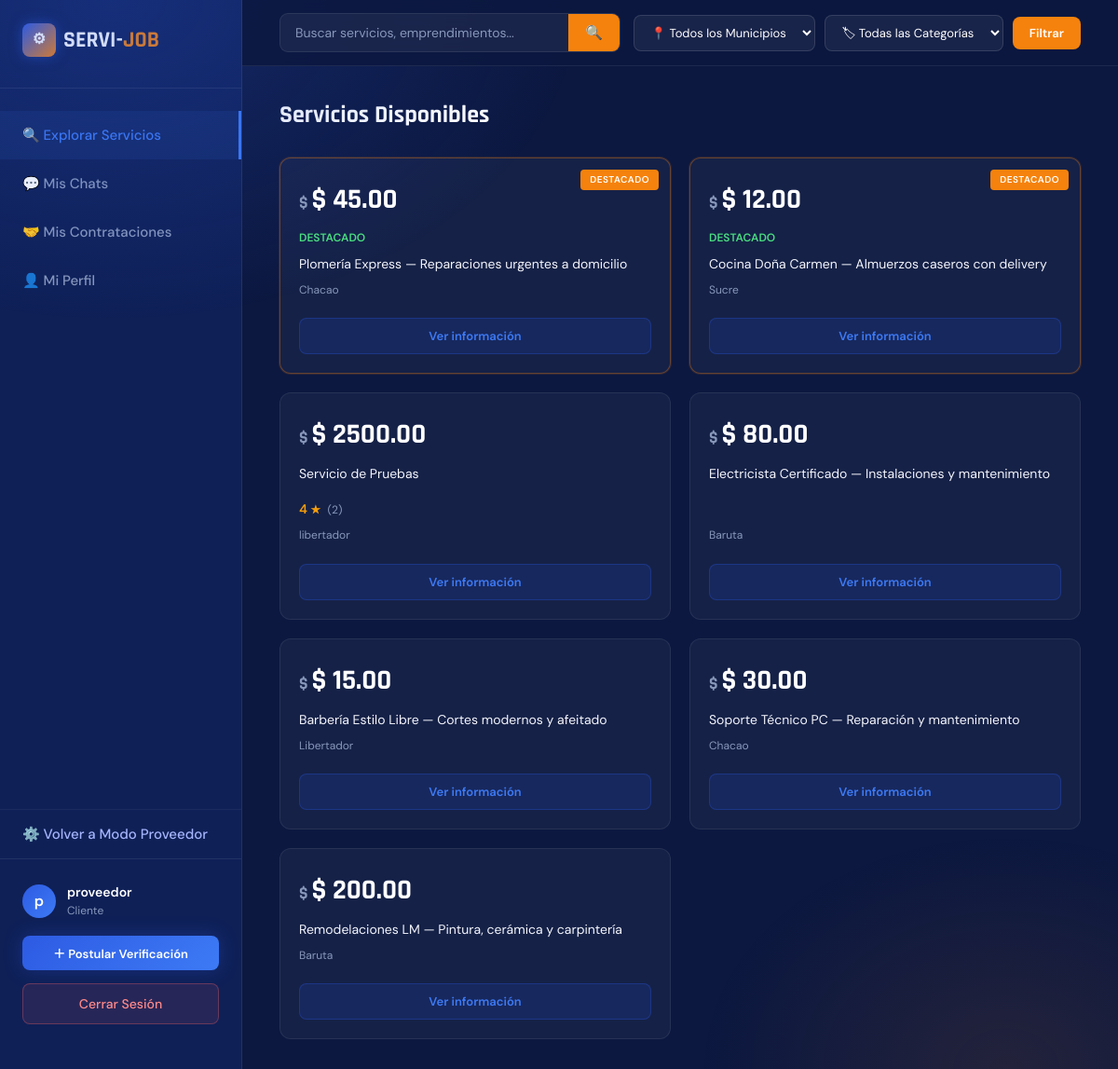
The page /index.php (signed in) on the database its author committed.
### tables this page shows
CREATE TABLE `servicios` (
  `id` int(10) UNSIGNED NOT NULL,
  `titulo` varchar(200) NOT NULL,
  `descripcion` text DEFAULT NULL,
  `imagen` varchar(255) DEFAULT NULL,
  `categoria` varchar(80) NOT NULL DEFAULT '',
  `municipio` varchar(60) NOT NULL DEFAULT '',
  `precio` decimal(10,2) NOT NULL DEFAULT 0.00,
  `usuario_id` int(10) UNSIGNED DEFAULT NULL,
  `es_destacado` tinyint(1) NOT NULL DEFAULT 0,
  `verificado` tinyint(1) NOT NULL DEFAULT 0,
  `created_at` datetime NOT NULL DEFAULT current_timestamp(),
  `updated_at` datetime DEFAULT NULL ON UPDATE current_timestamp(),
  `deleted_at` datetime DEFAULT NULL
);

### index.php (the view, shortened to what this page needs)
<?php
include __DIR__ . '/app/api/get_lists.php';
$municipio_f = $_GET['municipio'] ?? 'todos';
$categoria_f = $_GET['categoria'] ?? 'todas';
$mi_user_name = htmlspecialchars($_SESSION['user_name'] ?? 'Tú');
$tab = $_GET['tab'] ?? 'explorar';
?>
<!DOCTYPE html>
<html lang="es">
<head>
    <link href="public/css/fonts.css" rel="stylesheet">
    <link rel="stylesheet" href="public/css/style_backend.css">
    <link rel="stylesheet" href="public/css/index.css">
</head>
<body>
    <div class="sidebar">
        <a href="index.php" class="logo" style="text-decoration:none;">
            <div style="width:36px; height:36px; background:linear-gradient(135deg, var(--blue-mid), var(--orange)); border-radius:8px; display:flex; align-items:center; justify-content:center; font-size:16px; box-shadow:0 0 14px rgba(45,91,227,0.5); color:white;">⚙</div>
            <span style="color:white;">SERVI-<span style="color:var(--orange);">JOB</span></span>
        </a>
        <a href="?tab=explorar" class="nav-item <?= $tab == 'explorar' ? 'active' : '' ?>">
            🔍 Explorar Servicios
        </a>
        <a href="?tab=chats" class="nav-item <?= $tab == 'chats' ? 'active' : '' ?>">
            💬 Mis Chats
        </a>
        <a href="?tab=contratos" class="nav-item <?= $tab == 'contratos' ? 'active' : '' ?>">
            🤝 Mis Contrataciones
        </a>
        <a href="?tab=perfil" class="nav-item <?= $tab == 'perfil' ? 'active' : '' ?>">
            👤 Mi Perfil
        </a>
        <div style="flex:1"></div>
        <?php if(($_SESSION['user_role'] ?? '') === 'proveedor'): ?>
        <a href="app/pages/proveedor_panel.php" class="nav-item" style="border-top: 1px solid rgba(255,255,255,0.05); color: #a5b4fc;">
            ⚙️ Volver a Modo Proveedor
        </a>
        <?php endif; ?>
        <div class="sidebar-bottom">
            <div class="user-info">
                <div class="user-avatar"><?= substr($mi_user_name, 0, 1) ?></div>
                <div>
                    <div style="font-size: 14px; font-weight: 600;"><?= $mi_user_name ?></div>
                    <div style="font-size: 12px; color: var(--text-muted);">Cliente</div>
                </div>
            </div>
            <button class="btn-primary" style="width:100%; font-size:13px; margin-bottom:14px; padding:9px;" onclick="openModal()">＋ Postular Verificación</button>
            <a href="logout.php" class="btn-logout">Cerrar Sesión</a>
        </div>
    </div>
    <div class="main-content">
        <div id="tab-explorar" class="tab-content <?= $tab == 'explorar' ? 'active' : '' ?>" style="padding:0;">
            <form action="index.php" method="GET" class="explorar-sticky">
                <div class="search-bar" style="flex:1; min-width:200px; max-width:420px;">
                    <input type="text" name="q" value="<?= htmlspecialchars($_GET['q'] ?? '') ?>" placeholder="Buscar servicios, emprendimientos...">
                    <button type="submit">🔍</button>
                </div>
                <div class="filters-inline">
                    <select name="municipio">
                        <option value="todos" <?= ($municipio_f == 'todos' ? 'selected' : '') ?>>📍 Todos los Municipios</option>
                    </select>
                    <select name="categoria">
                        <option value="todas" <?= ($categoria_f == 'todas' ? 'selected' : '') ?>>🏷 Todas las Categorías</option>
                    </select>
                    <button type="submit" class="btn-filter">Filtrar</button>
                </div>
            </form>
            <div style="padding: 32px 40px;">
                <section class="results">
                    <h2>Servicios Disponibles</h2>
                    <div class="grid-services" id="servicesGrid">
                        <?php include __DIR__ . '/app/pages/logic.php'; ?>
                    </div>
                </section>
            </div>
        </div>
    </div>
</body>
</html>

### app/pages/logic.php (shortened to what this page needs)
<?php
include_once __DIR__ . '/../api/get_lists.php';
$page      = isset($_GET['p']) ? (int)$_GET['p'] : 1;
$limit     = 8;
$offset    = ($page - 1) * $limit;
$where_clauses = ["s.deleted_at IS NULL"];
$params = [];
$types  = "";
$where_sql = implode(" AND ", $where_clauses);
$query = "
    SELECT s.*,
           u.nombre   AS prov_nombre,
           u.apellido AS prov_apellido,
           (SELECT AVG(v.puntuacion) FROM valoraciones v JOIN contrataciones c ON c.id = v.contratacion_id WHERE c.servicio_id = s.id) AS avg_rating,
           (SELECT COUNT(v.id)       FROM valoraciones v JOIN contrataciones c ON c.id = v.contratacion_id WHERE c.servicio_id = s.id) AS num_reviews
    FROM servicios s
    LEFT JOIN usuarios u ON u.id = s.usuario_id
    WHERE $where_sql
    ORDER BY s.es_destacado DESC, s.created_at DESC
    LIMIT ? OFFSET ?";
$stmt  = mysqli_prepare($conn, $query);
$params_limit   = $params;
$params_limit[] = $limit;
$params_limit[] = $offset;
$types_limit    = $types . "ii";
mysqli_stmt_bind_param($stmt, $types_limit, ...$params_limit);
mysqli_stmt_execute($stmt);
$resultado = mysqli_stmt_get_result($stmt);
if (mysqli_num_rows($resultado) > 0) {
    while ($s = mysqli_fetch_assoc($resultado)) {
        $claseDestacado   = $s['es_destacado'] ? 'featured' : '';
        $imagen           = !empty($s['imagen']) ? _base_url() . "/uploads/" . htmlspecialchars($s['imagen']) : '';
        $titulo           = htmlspecialchars($s['titulo']);
        $municipio        = htmlspecialchars($s['municipio']);
        $precio           = htmlspecialchars($s['precio']);
        $avg_rating       = $s['avg_rating'] > 0 ? round($s['avg_rating'], 1) : 0;
        $num_reviews      = (int)$s['num_reviews'];
        $proveedor_nombre = trim(($s['prov_nombre'] ?? '') . ' ' . ($s['prov_apellido'] ?? ''));
        $data = htmlspecialchars(json_encode([
            'servicio_id'      => (int)$s['id'],
            'proveedor_id'     => (int)($s['usuario_id'] ?? 0),
            'proveedor_nombre' => $proveedor_nombre,
            'titulo'           => $s['titulo'],
            'descripcion'      => $s['descripcion'] ?? '',
            'municipio'        => $s['municipio'],
            'categoria'        => $s['categoria'] ?? '',
            'precio'           => $s['precio'],
            'imagen'           => $imagen,
            'destacado'        => (bool)$s['es_destacado'],
            'avg_rating'       => $avg_rating,
            'num_reviews'      => $num_reviews,
        ]), ENT_QUOTES);
        $rating_html = "";
        if ($avg_rating > 0) {
            $rating_html = "<div style='color:#f59e0b; font-size:14px; font-weight:700; margin-top:8px;'>
                                $avg_rating <span style='font-size:12px;'>★</span>
                                <span style='color:#8898bb; font-size:12px; font-weight:400; margin-left:4px;'>($num_reviews)</span>
                            </div>";
        }
        echo "
        <div class='card $claseDestacado'>
            <div class='card-content'>
                " . ($imagen ? "<div class='card-img'><img src='$imagen' alt='$titulo'></div>" : "") . "
                <div class='price'>$ $precio</div>
                " . ($s['es_destacado'] ? "<span class='verified-tag'>DESTACADO</span>" : "") . "
                <p>$titulo</p>
                $rating_html
                <div class='location'>$municipio</div>
                <button class='btn-contact' onclick='verServicio($data)'>Ver información</button>
            </div>
        </div>";
    }
} else {
    echo "<div style='grid-column:1/-1; text-align:center; padding:40px; color:#8898bb;'>
              No se encontraron servicios con estos filtros.
          </div>";
}
?>

### public/css/style_backend.css (style rules this page uses)
:root { --navy: #0f2057; --blue: #1a3a8f; --blue-mid: #2d5be3; --blue-light: #3d7af5; --orange: #f5820d; --orange-dark: #d96a00; --orange-glow: rgba(245,130,13,0.25); --white: #ffffff; --off-white: #f4f6fc; --bg-page: #0c1840; --text-muted: #0888888; --card-bg: rgba(255,255,255,0.04); --border: rgba(255,255,255,0.08); --shadow-md: 0 8px 30px rgba(0,0,0,0.4); --radius: 12px; --transition: all 0.25s cubic-bezier(0.4,0,0.2,1); }
* { margin: 0; padding: 0; box-sizing: border-box; }
body { font-family: 'DM Sans', sans-serif; background: var(--bg-page); color: var(--white); min-height: 100vh; line-height: 1.6; }
body::before { content: ''; position: fixed; inset: 0; pointer-events: none; z-index: 0; background: radial-gradient(ellipse 70% 50% at 10% 0%, rgba(45,91,227,0.25) 0%, transparent 60%), radial-gradient(ellipse 50% 40% at 90% 100%, rgba(245,130,13,0.1) 0%, transparent 55%); }
.logo { display: flex; align-items: center; gap: 10px; text-decoration: none; flex-shrink: 0; }
.search-bar { flex: 1; max-width: 540px; display: flex; align-items: center; background: rgba(255,255,255,0.06); border: 1px solid var(--border); border-radius: 9px; overflow: hidden; transition: var(--transition); }
.search-bar input { flex: 1; background: transparent; border: none; outline: none; padding: 11px 16px; color: var(--white); font-size: 14px; font-family: 'DM Sans', sans-serif; }
.search-bar input::placeholder { color: var(--text-muted); }
.search-bar button { background: var(--orange); border: none; cursor: pointer; padding: 11px 18px; font-size: 15px; transition: background 0.2s; }
.btn-logout { padding: 9px 18px; border-radius: 8px; border: 1px solid var(--border); color: var(--text-muted); font-size: 13px; font-weight: 500; cursor: pointer; transition: var(--transition); text-decoration: none; }
.results h2 { font-family: 'Rajdhani', sans-serif; font-size: 26px; font-weight: 700; margin-bottom: 24px; }
.grid-services { display: grid; grid-template-columns: repeat(auto-fill, minmax(280px, 1fr)); gap: 20px; }
.card { background: var(--card-bg); border: 1px solid var(--border); border-radius: var(--radius); overflow: hidden; transition: var(--transition); cursor: pointer; position: relative; display: flex; flex-direction: column; }
.card.featured { border-color: rgba(245,130,13,0.35); box-shadow: 0 0 0 1px rgba(245,130,13,0.15); }
.card.featured::after { content: 'DESTACADO'; position: absolute; top: 12px; right: 12px; background: var(--orange); color: white; padding: 3px 10px; border-radius: 4px; font-size: 10px; font-weight: 700; letter-spacing: 0.5px; }
.card-content { padding: 20px; flex: 1; display: flex; flex-direction: column; gap: 8px; }
.price { font-family: 'Rajdhani', sans-serif; font-size: 30px; font-weight: 700; color: var(--white); }
.price::before { content: '$ '; font-size: 18px; color: var(--text-muted); }
.verified-tag { color: #4ade80; font-size: 12px; font-weight: 600; display: inline-flex; align-items: center; gap: 4px; }
.card-content p { font-size: 14px; color: var(--off-white); line-height: 1.5; flex: 1; }
.location { font-size: 12px; color: var(--text-muted); }
.btn-contact { width: 100%; padding: 10px; margin-top: 12px; background: rgba(45,91,227,0.15); border: 1px solid rgba(45,91,227,0.3); border-radius: 8px; color: var(--blue-light); font-size: 13px; font-weight: 600; cursor: pointer; transition: var(--transition); font-family: 'DM Sans', sans-serif; }

### rows shown on the page
servicios: precio "45.00", es_destacado "DESTACADO", titulo "Plomería Express — Reparaciones urgentes a domicilio", municipio "Chacao"
servicios: precio "12.00", es_destacado "DESTACADO", titulo "Cocina Doña Carmen — Almuerzos caseros con delivery", municipio "Sucre"
servicios: precio "2500.00", titulo "Servicio de Pruebas", avg_rating "4", num_reviews "2", municipio "libertador"
servicios: precio "80.00", titulo "Electricista Certificado — Instalaciones y mantenimiento", municipio "Baruta"
servicios: precio "15.00", titulo "Barbería Estilo Libre — Cortes modernos y afeitado", municipio "Libertador"
servicios: precio "30.00", titulo "Soporte Técnico PC — Reparación y mantenimiento", municipio "Chacao"
servicios: precio "200.00", titulo "Remodelaciones LM — Pintura, cerámica y carpintería", municipio "Baruta"

### other values the page prints
substr($mi_user_name, 0, 1) "p"
$mi_user_name "proveedor"
